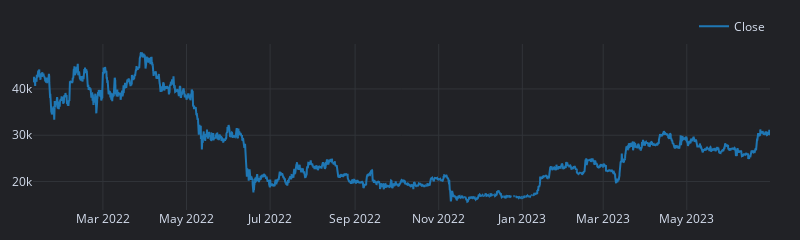

Notebook code cell kept with this figure:
### Code cell
df.Close.resample('1h').agg('last').vbt.plot().show()

### Figure 1 — Plotly figure (JSON) as saved in the notebook; plotly's stock layout.template omitted (floating-point values rounded to 4 significant figures; data arrays with more than 128 entries replaced by an {"elided": "..."} marker saying what was removed)
{"data": [{"name": "Close", "showlegend": true, "type": "scatter", "uid": "8e015650-ee13-49d0-bf81-3b13de31ec69", "x": {"elided": "12906 str values"}, "y": {"elided": "12906 float values"}}], "layout": {"height": 200, "legend": {"orientation": "h", "traceorder": "normal", "x": 1, "xanchor": "right", "y": 1.02, "yanchor": "bottom"}, "margin": {"b": 30, "l": 30, "r": 30, "t": 30}, "width": 800}}
